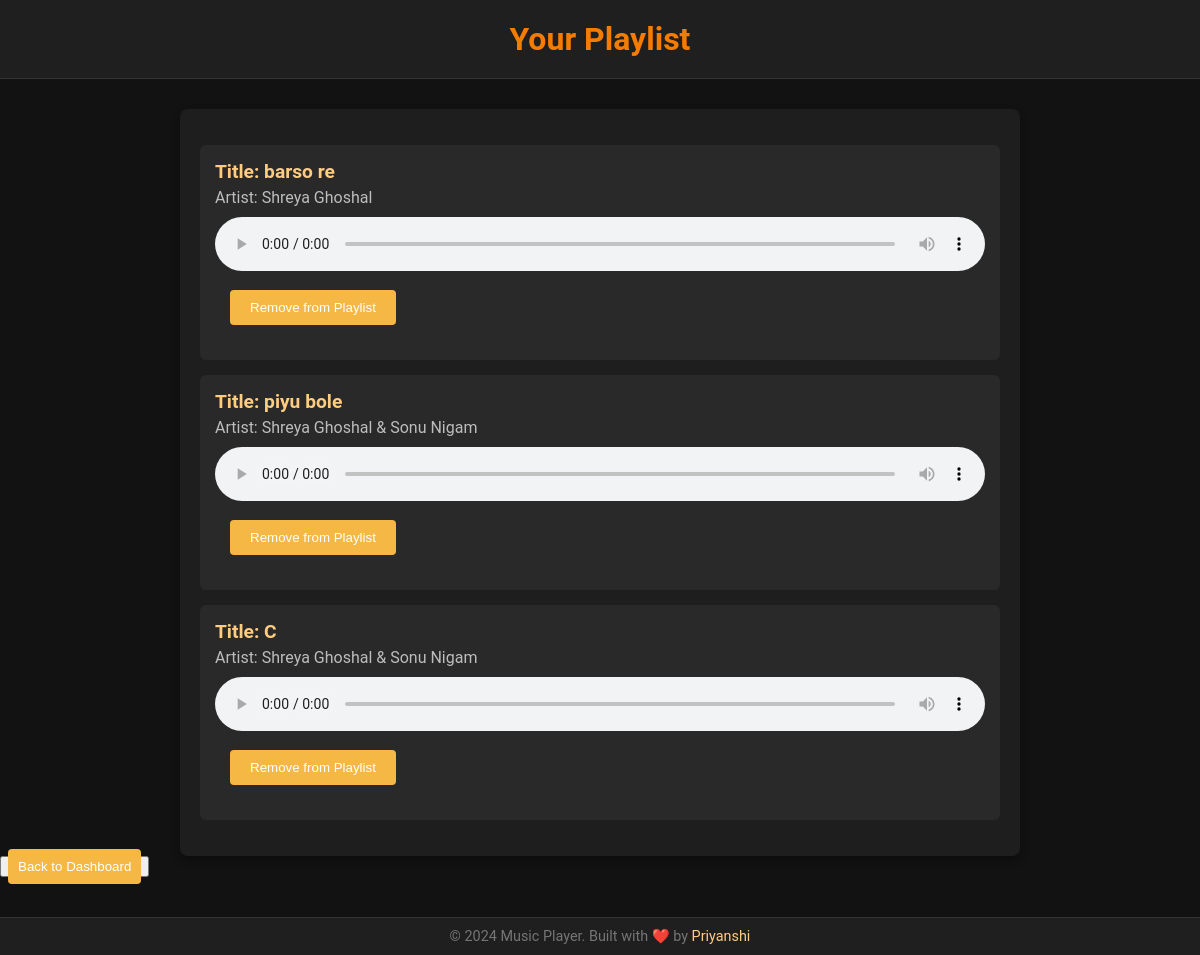
The page /playlists/3/ on the database as committed earlier.
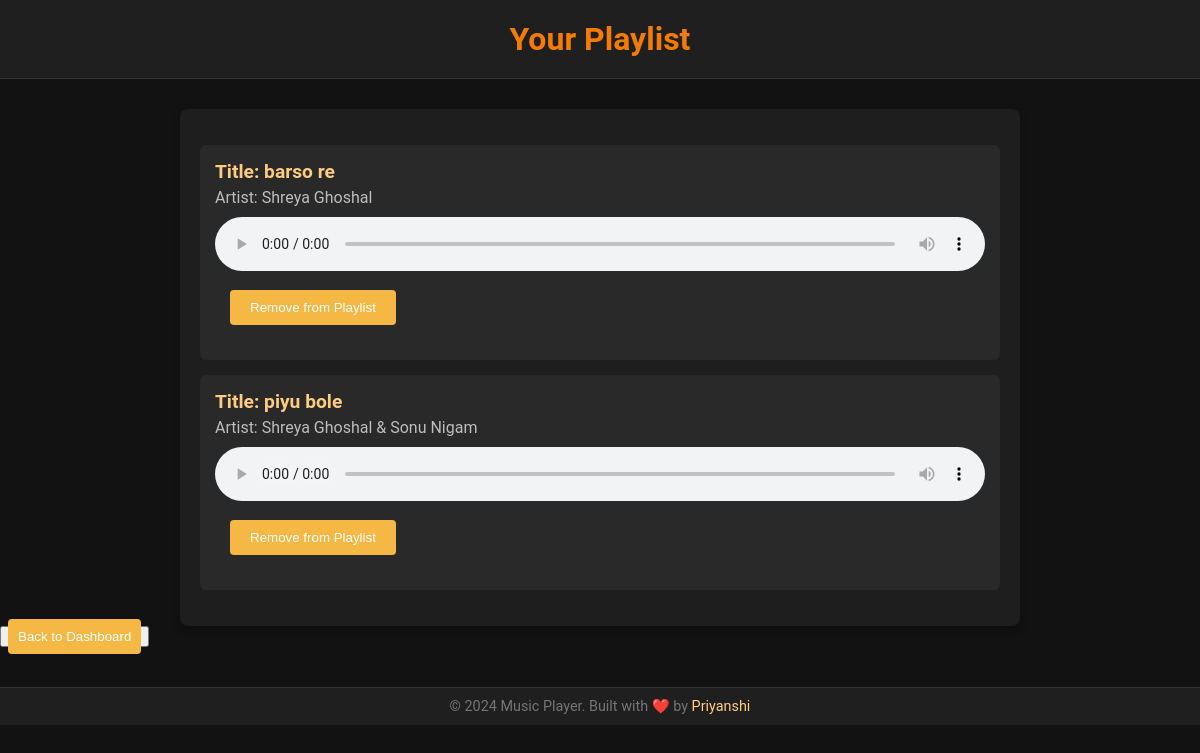
The same page on the database as committed later.
### songs/models.py (models this page shows, shortened)
class Song(models.Model):
    title = models.CharField(max_length=200)
    artist = models.CharField(max_length=200)
    audio_file = models.FileField(upload_to='songs/', blank=True, null=True)

### songs/views.py (the view)
# urls.py: path('playlists/<int:playlist_id>/', views.playlist_detail_view, name='playlist_detail'),
def playlist_detail_view(request, playlist_id):
    playlist = get_object_or_404(Playlist, id=playlist_id)
    return render(request, 'songs/playlist_detail.html', {'playlist': playlist})

### songs/templates/songs/playlist_detail.html (shortened to what this page needs)
{% load static %}
<!DOCTYPE html>
<html lang="en">
<head>
    <link rel="stylesheet" href="{% static 'styles.css' %}">
</head>
<body>
    <header>
        <h1>Your Playlist</h1>
    </header>
    <div class="song-list">
        <ul>
            {% for song in playlist.songs.all %}
                <li>
                    <div class="song-title">Title: {{ song.title }}</div>
                    <div class="song-artist">Artist: {{ song.artist }}</div>
                    {% if song.audio_file %}
                        <audio controls>
                            <source src="{{ song.audio_file.url }}" type="audio/mpeg">
                        </audio>
                    {% else %}
                        <div class="no-audio">No audio file available</div>
                    {% endif %}
                    <form method="POST" action="{% url 'remove_song_from_playlist' playlist.id song.id %}">
                        <button type="submit" class="button">Remove from Playlist</button>
                    </form>
                </li>
            {% empty %}
                <li>No songs in this playlist.</li>
            {% endfor %}
        </ul>
    </div>
    <button><a href="{% url 'playlist_list' %}" class="back-button">Back to Dashboard</a></button>
    <footer>
        <p>&copy; 2024 Music Player. Built with ❤️ by <a href="#">Priyanshi</a></p>
    </footer>
</body>
</html>

Rows that differ between the two databases and show on the page:
removed Song: title "C", artist "Shreya Ghoshal & Sonu Nigam"
